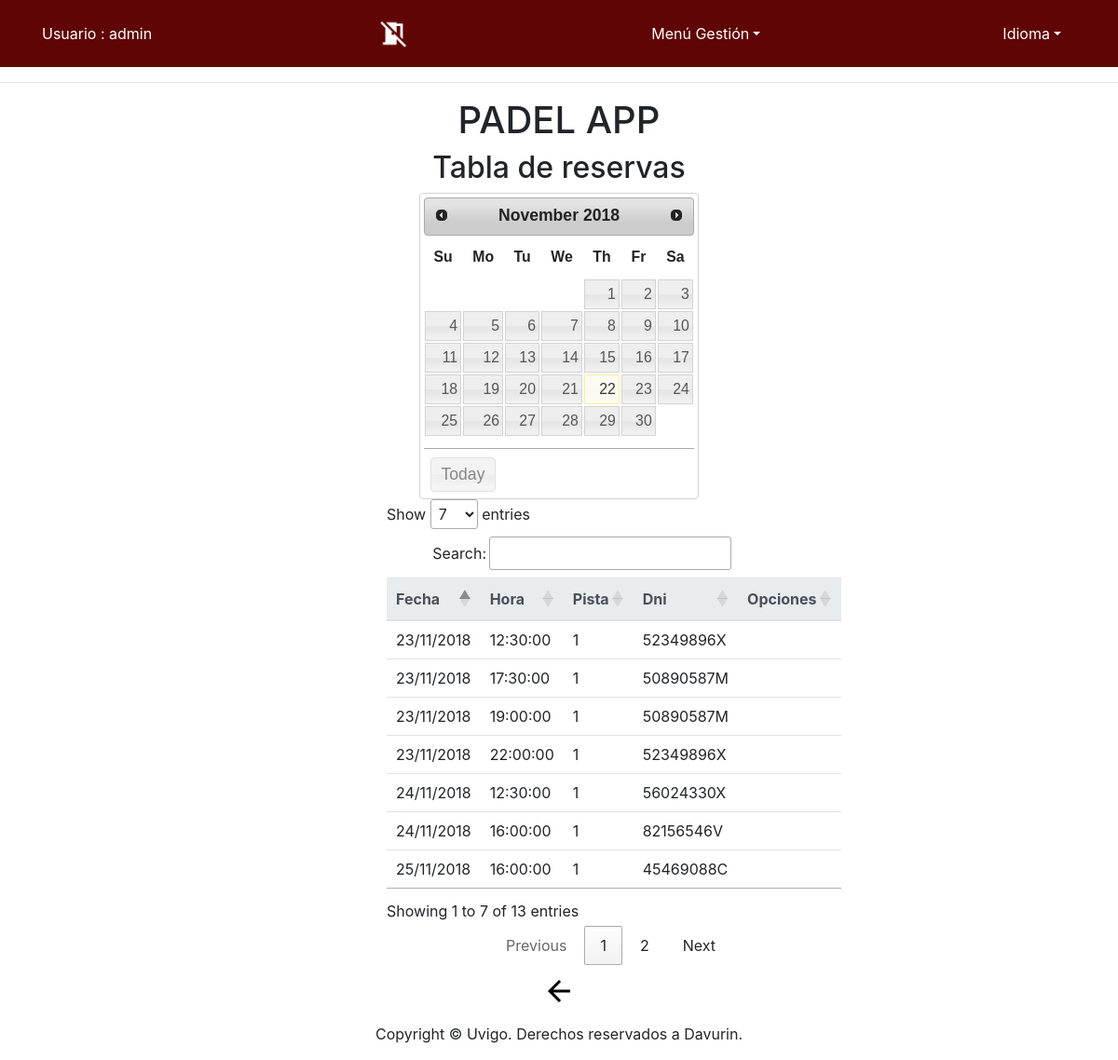
Screenshot of /app/Controllers/RESERVA_CONTROLLER.php (signed in) with the database file from the repository.
### tables this page shows
CREATE TABLE IF NOT EXISTS `Reserva` (
  `Usuario_Dni` VARCHAR(9) NOT NULL,
  `Pista_idPista` INT NOT NULL,
  `Pista_Fecha` DATE NOT NULL,
  `Pista_Hora` TIME NOT NULL,
  PRIMARY KEY (`Usuario_Dni`, `Pista_idPista`, `Pista_Fecha`, `Pista_Hora`),
  INDEX `fk_Usuario_has_Pista_Pista1_idx` (`Pista_idPista` ASC, `Pista_Fecha` ASC, `Pista_Hora` ASC) ,
  INDEX `fk_Usuario_has_Pista_Usuario1_idx` (`Usuario_Dni` ASC) ,
  CONSTRAINT `fk_Usuario_has_Pista_Usuario1`
    FOREIGN KEY (`Usuario_Dni`)
    REFERENCES `Usuario` (`Dni`)
    ON DELETE NO ACTION
    ON UPDATE NO ACTION,
  CONSTRAINT `fk_Usuario_has_Pista_Pista1`
    FOREIGN KEY (`Pista_idPista` , `Pista_Fecha` , `Pista_Hora`)
    REFERENCES `Pista` (`idPista` , `Fecha` , `Hora`)
    ON DELETE NO ACTION
    ON UPDATE NO ACTION);

### app/Controllers/RESERVA_CONTROLLER.php (called while the page is built, shortened)
 <?php
include '../Functions/Authentication.php';
include '../Models/RESERVA_MODEL.php';
include '../Views/RESERVA/RESERVA_SHOWALL.php';
switch ( $_REQUEST[ 'action' ] ) {
	default:
		           if($_SESSION['tipo'] == 'Deportista'){
						$RESERVA = new RESERVA_MODEL( $_REQUEST['Usuario_Dni'], '', '', '');
				   }else{
					   $RESERVA = new RESERVA_MODEL( '', '', '', '');
				   }
						$datos = $RESERVA->SEARCH();
						$lista = array( 'Pista_Fecha','Pista_Hora','Pista_idPista','Usuario_Dni');
						new RESERVA_SHOWALL( $lista, $datos);
}
?>

### app/Functions/Authentication.php (called while the page is built)
<?php
function IsAuthenticated(){
	if (!isset($_SESSION['login']) && !isset($_SESSION['tipo'])){
		return false;
	}
	else{
		return true;
	}
}
?>

### app/Models/RESERVA_MODEL.php (called while the page is built, shortened)
<?php
class RESERVA_MODEL{
	var $Usuario_Dni;
	var $Pista_idPista;
	var	$Pista_fecha;
	var	$Pista_hora;
	function __construct($Usuario_Dni,$Pista_idPista,$Pista_fecha,$Pista_hora) {
		$this->Usuario_Dni = $Usuario_Dni;
		$this->Pista_idPista = $Pista_idPista;
		$this->Pista_fecha = $Pista_fecha;
        $this->Pista_hora=$Pista_hora;
		include_once '../Functions/BdAdmin.php';
		$this->mysqli = ConectarBD();
	}
	function SEARCH() {
		$sql = "select  Usuario_Dni,
					Pista_idPista,
					Pista_Hora,
					Pista_Fecha
       			from RESERVA
    			where
    				((BINARY Usuario_Dni LIKE '%$this->Usuario_Dni%')&&
					(BINARY Pista_idPista LIKE '%$this->Pista_idPista%') &&
                    (BINARY Pista_Fecha LIKE '%$this->Pista_fecha%') &&
    				(BINARY Pista_Hora LIKE '%$this->Pista_hora%')
    				)";
		if ( !( $resultado = $this->mysqli->query( $sql ) ) ) {
			return 'Error en la consulta sobre la base de datos';
		} else {
			return $resultado;
		}
	}
}
?>

### app/Functions/BdAdmin.php (called while the page is built, shortened)
<?php
function ConectarBD()
{
	    $mysqli = new mysqli("localhost", "user", "pass", "abpbase");
		return $mysqli;
}
?>

### app/Views/RESERVA/RESERVA_SHOWALL.php (the view, shortened to what this page needs)
<?php
class RESERVA_SHOWALL {
	function __construct( $lista, $datos) {
		$this->lista = $lista;
		$this->datos = $datos;
		$this->render($this->lista,$this->datos);
	}
	function render($lista,$datos){
		$this->datos = $datos;
	include '../Views/Header.php';
?>
		<div class="seccion" align="center">
			<h2>
				<?php echo $strings['Tabla de reservas'];?>
			</h2>
			<div class="datepicker"></div>
			<div class="col-md-4">
			<table id="mydatatableReservaPistas" name="mydatatableReservaPistas" class="table table-sm" align="center" style="width:100%">
				<thead class="thead-light">
				<tr>
<?php
					foreach ( $lista as $atributo ) {
?>
						<th>
							<?php echo $strings[$atributo]?>
						</th>
<?php
					}
?>
					<th>
						<?php echo $strings['Opciones']?>
					</th>
				</tr>
			</thead>
<?php
				while ( $fila = mysqli_fetch_array( $this->datos ) ) {
?>
				<tr>
<?php
					foreach ( $lista as $atributo ) {
?>
					<td>
<?php
 				if($atributo=='Pista_Fecha'){
					echo date( "d/m/Y", strtotime( $fila[ $atributo ] ) );
				}else{
							echo $fila[ $atributo ];
				}
?>
					</td>
<?php
					}
?>
					<td>
				</tr>
<?php
						 }
?>
			</table>
			</div>
			<form action='../Controllers/DEFAULT_CONTROLLER.php' method="post">
				<button id ="buttonBien" type="submit"><img src="../Views/icon/back_big2.png" alt="<?php echo $strings['Atras']?>" /></button>
			</form>
		</div>
<?php
		include '../Views/Footer.php';
		}
	}
?>

### app/Views/Header.php (shortened to what this page needs)
<?php
	include_once '../Functions/Authentication.php';
?>
<!doctype html>
<html lang="es">
  <head>
	<link rel="stylesheet" type="text/css" media="screen" href="../Views/css/bootstrap-4.0.0.css" hreflang="es">
	<link rel="stylesheet" type="text/css" media="screen" href="../Views/js/tcal/tcal.css" hreflang="es">
	  <link rel="stylesheet" type="text/css" href="https://cdn.datatables.net/1.10.19/css/jquery.dataTables.css">
	  <link rel="stylesheet" type="text/css" href="https://cdn.datatables.net/1.10.19/css/jquery.dataTables.min.css">
		<link rel="stylesheet" href="http://code.jquery.com/ui/1.11.4/themes/smoothness/jquery-ui.css">
  </head>
  <body>
	  <header>
    <nav class="navbar navbar-expand-lg navbar-dark bg-dark">
      <div class="container">
		<?php	if (IsAuthenticated()){  ?>
		<p style="color: white"><?php 	echo $strings['Usuario'] . ' : ' . $_SESSION['login'] . '<br>'; ?></p>
              <a class="nav-link disabled" href="../Functions/Desconectar.php" alt="<?php echo $strings['Desconectarse']?>"/>
              <img src="../Views/icon/desconectarse_big.png" width="32" height="32" alt="<?php echo $strings['Desconectarse']?>" style="float:right;">
<?php
	}
?>
	<?php if (isset($_SESSION['login']) & isset($_SESSION['tipo'])) {
 ?>
		<li class="nav-item dropdown" style="display: block">
			<a class="nav-link dropdown-toggle" style="color: white" href="<?php echo $strings['menuGestion']; ?>" id="navbarDropdown" role="button" data-toggle="dropdown" aria-haspopup="true" aria-expanded="false"><?php echo $strings['menuGestion']; ?></a>
				<?php if(isset($_SESSION['login']) & isset($_SESSION['tipo'])) {  ?>
					<?php if($_SESSION['tipo'] == 'Deportista'){ ?>
							<div class="dropdown-divider"></div>
								<button id ="buttonBien" type="submit"  name="insCampeonato"><a class="dropdown-item" href="../Controllers/CATEGORIA_CONTROLLER.php" /><?php echo $strings['Inscribirse en campeonato'] ?></a></button>
              	<?php } } }?>
            </li>
            <li class="nav-item dropdown" style="display: block">
			<form name='idiomform' action="../Functions/CambioIdioma.php" method="post">
              <a class="nav-link dropdown-toggle" style="color: white" href="<?php echo $strings['idioma']; ?>" id="navbarDropdown" role="button" data-toggle="dropdown" aria-haspopup="true" aria-expanded="false"><?php echo $strings['idioma']; ?></a>
			</form>
            </li>
        </div>
</nav>
	  <hr>
	  	<div align="center" class="titulo"><h1>PADEL APP</h1></div>
	</header>

### app/Views/Footer.php (shortened to what this page needs)
	<footer class="text-center" align="fixed" >
      <div class="container">
        <div class="row">
          <div class="col-12">
            <p>Copyright © Uvigo. Derechos reservados a Davurin.</p>
          </div>
        </div>
      </div>
	</footer>
  </body>
</html>

### rows the page displays
reserva: Pista_Fecha "23/11/2018", Pista_Hora "12:30:00", Pista_idPista "1", Usuario_Dni "52349896X"
reserva: Pista_Fecha "23/11/2018", Pista_Hora "17:30:00", Pista_idPista "1", Usuario_Dni "50890587M"
reserva: Pista_Fecha "23/11/2018", Pista_Hora "19:00:00", Pista_idPista "1", Usuario_Dni "50890587M"
reserva: Pista_Fecha "23/11/2018", Pista_Hora "22:00:00", Pista_idPista "1", Usuario_Dni "52349896X"
reserva: Pista_Fecha "24/11/2018", Pista_Hora "12:30:00", Pista_idPista "1", Usuario_Dni "56024330X"
reserva: Pista_Fecha "24/11/2018", Pista_Hora "16:00:00", Pista_idPista "1", Usuario_Dni "82156546V"
reserva: Pista_Fecha "25/11/2018", Pista_Hora "16:00:00", Pista_idPista "1", Usuario_Dni "45469088C"

### other values shown
$strings['Usuario'] "Usuario"
$_SESSION['login'] "admin"
$strings['menuGestion'] "Menú Gestión"
$strings['idioma'] "Idioma"
$strings['Tabla de reservas'] "Tabla de reservas"
$strings[$atributo] "Fecha"
$strings[$atributo] "Hora"
$strings[$atributo] "Pista"
$strings[$atributo] "Dni"
$strings['Opciones'] "Opciones"
